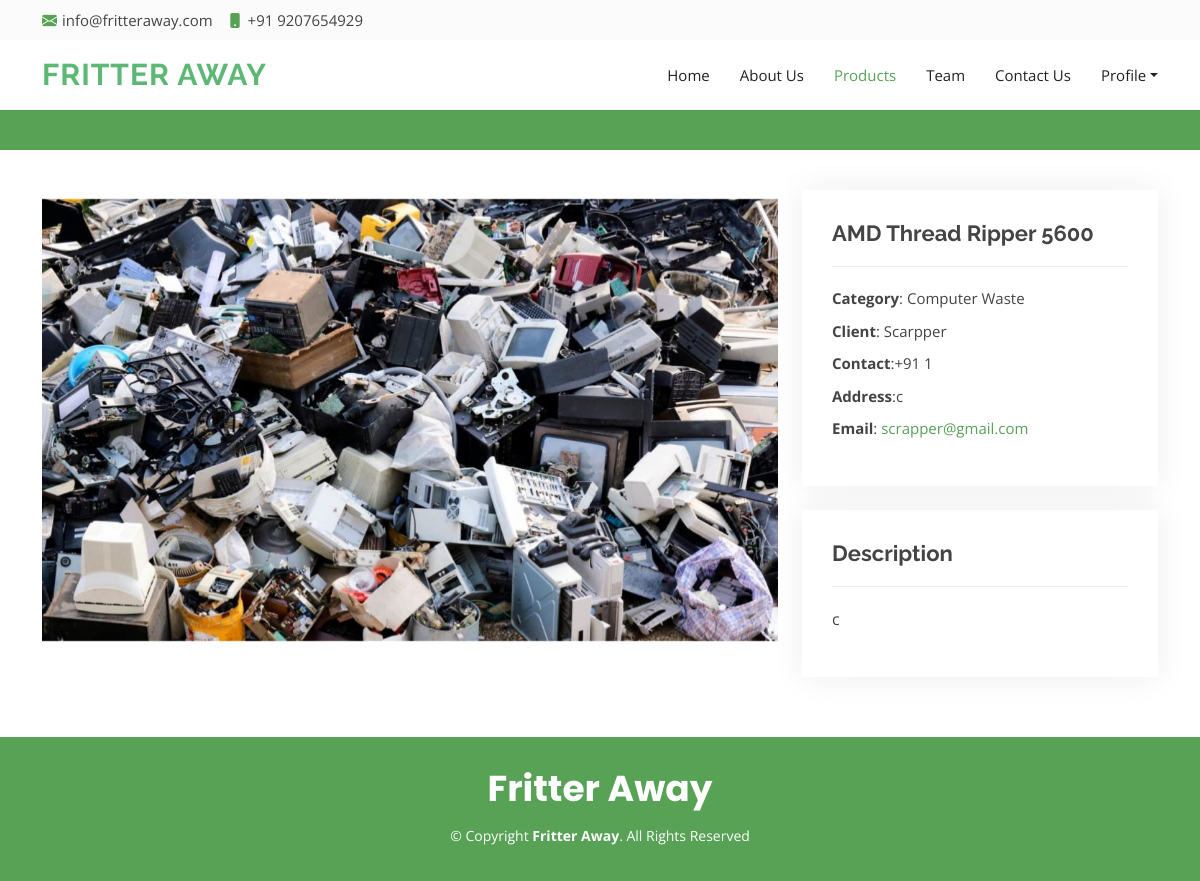
The page /productdetailsseller.php?pid=13 on the database its author committed.
### tables this page shows
CREATE TABLE `products` (
  `pid` int(11) NOT NULL,
  `sid` int(100) NOT NULL,
  `title` varchar(100) NOT NULL,
  `descp` varchar(250) NOT NULL,
  `client` varchar(100) NOT NULL,
  `address` varchar(250) NOT NULL,
  `phone` varchar(100) NOT NULL,
  `email` varchar(150) NOT NULL,
  `category` varchar(100) NOT NULL,
  `image1` varchar(150) NOT NULL,
  `status` varchar(100) NOT NULL DEFAULT 'PENDING'
);

### productdetailsseller.php (the view, shortened to what this page needs)
<?php
    $server_name = "localhost";
    $username = "root";
    $password = "";
    $db_name = "ewaste";
    $connect= mysqli_connect($server_name, $username, $password, $db_name);
    $pid=$_GET["pid"];
    $n="select * from products where pid='$pid' ";
    $result=mysqli_query($connect,$n);
    $row=mysqli_fetch_array($result);
?>
<!DOCTYPE html>
<html lang="en">
<head>
  <link href="assets/vendor/animate.css/animate.min.css" rel="stylesheet">
  <link href="assets/vendor/bootstrap/css/bootstrap.min.css" rel="stylesheet">
  <link href="assets/vendor/bootstrap-icons/bootstrap-icons.css" rel="stylesheet">
  <link href="assets/vendor/boxicons/css/boxicons.min.css" rel="stylesheet">
  <link href="assets/vendor/glightbox/css/glightbox.min.css" rel="stylesheet">
  <link href="assets/vendor/swiper/swiper-bundle.min.css" rel="stylesheet">
  <link href="assets/css/style.css" rel="stylesheet">
</head>
<body>
  <section id="topbar" class="d-flex align-items-center">
    <div class="container d-flex justify-content-center justify-content-md-between">
      <div class="contact-info d-flex align-items-center">
        <i class="bi bi-envelope-fill"></i><a href="mailto:contact@example.com">info@fritteraway.com</a>
        <i class="bi bi-phone-fill phone-icon"></i> +91 9207654929
      </div>
    </div>
  </section>
  <header id="header" class="d-flex align-items-center">
    <div class="container d-flex align-items-center">
      <h1 class="logo me-auto"><a href="index.html">Fritter Away</a></h1>
      <nav id="navbar" class="navbar">
        <ul>
          <li><a class="nav-link scrollto" href="homeforseller.php">Home</a></li>
          <li><a class="nav-link scrollto" href="#about">About Us</a></li>
          <li><a class="nav-link scrollto active" href="productsforseller.php">Products</a></li>
          <li><a class="nav-link scrollto" href="#team">Team</a></li>
          <li><a class="nav-link scrollto" href="#contact">Contact Us</a></li>
          <li class="nav-item dropdown">
            <a class="nav-link dropdown-toggle" href="#" id="navbarDropdown" role="button" data-bs-toggle="dropdown" aria-expanded="false">
              Profile
            </a>
          </li>
        </ul>
      </nav>
    </div>
  </header>
  <main id="main">
    <section id="breadcrumbs" class="breadcrumbs">
    </section>
    <section id="portfolio-details" class="portfolio-details">
      <div class="container">
        <div class="row gy-4">
          <div class="col-lg-8">
            <div class="portfolio-details-slider swiper">
              <div class="swiper-wrapper align-items-center">
                <div class="swiper-slide">
                  <img src="uploads/<?php echo $row['image1']; ?>" alt="" style="aspect-ratio:16/10;object-fit:contain;">
                </div>
              </div>
            </div>
          </div>
          <div class="col-lg-4">
            <div class="portfolio-info">
              <h3><?php echo $row['title'] ?></h3>
              <ul>
                <li><strong>Category</strong>: <?php echo $row['category'] ?></li>
                <li><strong>Client</strong>: <?php echo $row['client'] ?></li>
                <li><strong>Contact</strong>:+91 <?php echo $row['phone'] ?></li>
                <li><strong>Address</strong>:<?php echo $row['address'] ?></li>
                <li><strong>Email</strong>: <a href="#"><?php echo $row['email'] ?></a></li>
              </ul>
            </div><br>
            <div class="portfolio-description portfolio-info">
              <h3>Description</h3>
              <p><?php echo $row['descp'] ?></p>
            </div>
          </div>
        </div>
      </div>
    </section>
  </main>
  <footer id="footer">
    <div class="container">
      <h3>Fritter Away</h3>
      <div class="copyright">
        &copy; Copyright <strong><span>Fritter Away</span></strong>. All Rights Reserved
      </div>
    </div>
  </footer>
</body>
</html>

### assets/css/style.css (style rules this page uses)
body { font-family: "Open Sans", sans-serif; color: #444444; }
a { text-decoration: none; color: #57A255; }
h1, h2, h3, h4, h5, h6 { font-family: "Raleway", sans-serif; }
#topbar { background: #fbfbfb; font-size: 15px; height: 40px; padding: 0; }
#topbar .contact-info a { line-height: 0; color: #444444; transition: 0.3s; }
#topbar .contact-info i { color: #57A255; line-height: 0; margin-right: 5px; }
#topbar .contact-info .phone-icon { margin-left: 15px; }
#header { background: #fff; transition: all 0.5s; z-index: 997; height: 70px; }
#header .logo { font-size: 30px; margin: 0; padding: 0; line-height: 1; font-weight: 700; letter-spacing: 1px; text-transform: uppercase; }
#header .logo a { color: #5cb874; }
.navbar { padding: 0; }
.navbar ul { margin: 0; padding: 0; display: flex; list-style: none; align-items: center; }
.navbar li { position: relative; }
.navbar a, .navbar a:focus { display: flex; align-items: center; justify-content: space-between; padding: 10px 0 10px 30px; font-size: 15px; color: #222222; white-space: nowrap; transition: 0.3s; }
.navbar a:hover, .navbar .active, .navbar .active:focus, .navbar li:hover>a { color: #57A255; }
section { padding: 60px 0; }
.portfolio-details { padding-top: 40px; }
.portfolio-details .portfolio-details-slider img { width: 100%; }
.portfolio-details .portfolio-info { padding: 30px; box-shadow: 0px 0 30px rgba(34, 34, 34, 0.08); }
.portfolio-details .portfolio-info h3 { font-size: 22px; font-weight: 700; margin-bottom: 20px; padding-bottom: 20px; border-bottom: 1px solid #eee; }
.portfolio-details .portfolio-info ul { list-style: none; padding: 0; font-size: 15px; }
.portfolio-details .portfolio-info ul li+li { margin-top: 10px; }
.portfolio-details .portfolio-description { padding-top: 30px; }
.portfolio-details .portfolio-description p { padding: 0; }
.breadcrumbs { padding: 15px 0; background: #57A255; min-height: 40px; }
#footer { background:#57A255; color: #fff; font-size: 14px; text-align: center; padding: 30px 0; }
#footer h3 { font-size: 36px; font-weight: 700; color: #fff; position: relative; font-family: "Poppins", sans-serif; padding: 0; margin: 0 0 15px 0; }
#footer .copyright { margin: 0 0 5px 0; }

### rows shown on the page
products: image1 (picture), title "AMD Thread Ripper 5600", category "Computer Waste", client "Scarpper", phone "1", address "c", email "scrapper@gmail.com", descp "c"
